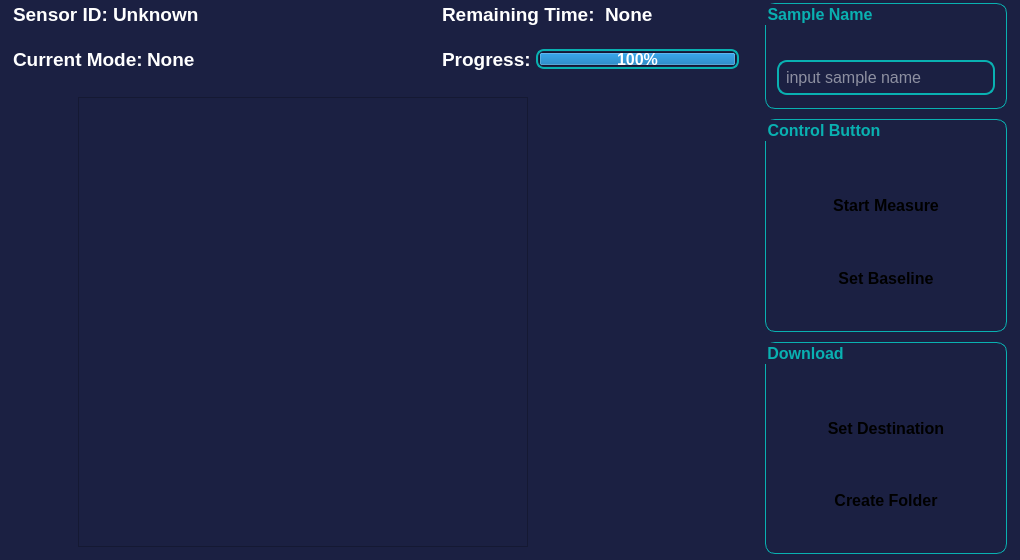
<?xml version="1.0" encoding="UTF-8"?>
<ui version="4.0">
 <class>MeasureWindow</class>
 <widget class="QWidget" name="MeasureWindow">
  <property name="geometry">
   <rect>
    <x>0</x>
    <y>0</y>
    <width>1020</width>
    <height>560</height>
   </rect>
  </property>
  <property name="sizePolicy">
   <sizepolicy hsizetype="Fixed" vsizetype="Fixed">
    <horstretch>0</horstretch>
    <verstretch>0</verstretch>
   </sizepolicy>
  </property>
  <property name="windowTitle">
   <string>Form</string>
  </property>
  <property name="styleSheet">
   <string notr="true">/*background-image:url(&quot;./user_interface/media/22.png&quot;);
background-repeat: no-repeat; 
background-position: center;
*/</string>
  </property>
  <layout class="QGridLayout" name="gridLayout">
   <property name="leftMargin">
    <number>0</number>
   </property>
   <property name="topMargin">
    <number>0</number>
   </property>
   <property name="rightMargin">
    <number>0</number>
   </property>
   <property name="bottomMargin">
    <number>0</number>
   </property>
   <item row="0" column="0">
    <widget class="QFrame" name="frame">
     <property name="styleSheet">
      <string notr="true">QWidget{
	background-color: #1b2042;
}</string>
     </property>
     <property name="frameShape">
      <enum>QFrame::NoFrame</enum>
     </property>
     <property name="frameShadow">
      <enum>QFrame::Sunken</enum>
     </property>
     <layout class="QGridLayout" name="gridLayout_7" columnstretch="6,2">
      <property name="leftMargin">
       <number>3</number>
      </property>
      <property name="topMargin">
       <number>3</number>
      </property>
      <property name="rightMargin">
       <number>3</number>
      </property>
      <property name="bottomMargin">
       <number>3</number>
      </property>
      <item row="0" column="0">
       <layout class="QGridLayout" name="gridLayout_2" columnstretch="4,3">
        <property name="leftMargin">
         <number>10</number>
        </property>
        <property name="bottomMargin">
         <number>10</number>
        </property>
        <property name="verticalSpacing">
         <number>0</number>
        </property>
        <item row="0" column="0">
         <layout class="QFormLayout" name="formLayout_4">
          <item row="0" column="0">
           <widget class="QLabel" name="realtime_view_sensor">
            <property name="font">
             <font>
              <family>Segoe UI</family>
              <pointsize>14</pointsize>
              <weight>75</weight>
              <bold>true</bold>
             </font>
            </property>
            <property name="styleSheet">
             <string notr="true">color: rgb(255, 255, 255);</string>
            </property>
            <property name="text">
             <string>Sensor ID: </string>
            </property>
            <property name="alignment">
             <set>Qt::AlignLeading|Qt::AlignLeft|Qt::AlignVCenter</set>
            </property>
           </widget>
          </item>
          <item row="0" column="1">
           <widget class="QLabel" name="realtime_view_sensor_text">
            <property name="font">
             <font>
              <family>Segoe UI</family>
              <pointsize>14</pointsize>
              <weight>75</weight>
              <bold>true</bold>
             </font>
            </property>
            <property name="styleSheet">
             <string notr="true">color: rgb(255, 255, 255);</string>
            </property>
            <property name="text">
             <string>Unknown</string>
            </property>
           </widget>
          </item>
         </layout>
        </item>
        <item row="0" column="1">
         <layout class="QFormLayout" name="formLayout">
          <property name="horizontalSpacing">
           <number>10</number>
          </property>
          <property name="leftMargin">
           <number>0</number>
          </property>
          <property name="rightMargin">
           <number>6</number>
          </property>
          <item row="0" column="0">
           <widget class="QLabel" name="remain_time_text">
            <property name="font">
             <font>
              <family>Segoe UI</family>
              <pointsize>14</pointsize>
              <weight>75</weight>
              <bold>true</bold>
             </font>
            </property>
            <property name="styleSheet">
             <string notr="true">color: rgb(255, 255, 255);</string>
            </property>
            <property name="text">
             <string>Remaining Time:</string>
            </property>
           </widget>
          </item>
          <item row="0" column="1">
           <widget class="QLabel" name="remain_time">
            <property name="font">
             <font>
              <family>Segoe UI</family>
              <pointsize>14</pointsize>
              <weight>75</weight>
              <bold>true</bold>
             </font>
            </property>
            <property name="styleSheet">
             <string notr="true">color: rgb(255, 255, 255);</string>
            </property>
            <property name="text">
             <string>None</string>
            </property>
           </widget>
          </item>
         </layout>
        </item>
        <item row="1" column="0">
         <layout class="QFormLayout" name="formLayout_3">
          <item row="0" column="0">
           <widget class="QLabel" name="current_mode">
            <property name="font">
             <font>
              <family>Segoe UI</family>
              <pointsize>14</pointsize>
              <weight>75</weight>
              <bold>true</bold>
             </font>
            </property>
            <property name="styleSheet">
             <string notr="true">color: rgb(255, 255, 255);</string>
            </property>
            <property name="text">
             <string>Current Mode: </string>
            </property>
            <property name="alignment">
             <set>Qt::AlignLeading|Qt::AlignLeft|Qt::AlignVCenter</set>
            </property>
           </widget>
          </item>
          <item row="0" column="1">
           <widget class="QLabel" name="current_mode_text">
            <property name="font">
             <font>
              <family>Segoe UI</family>
              <pointsize>14</pointsize>
              <weight>75</weight>
              <bold>true</bold>
             </font>
            </property>
            <property name="styleSheet">
             <string notr="true">color: rgb(255, 255, 255);</string>
            </property>
            <property name="text">
             <string>None</string>
            </property>
            <property name="alignment">
             <set>Qt::AlignLeading|Qt::AlignLeft|Qt::AlignVCenter</set>
            </property>
           </widget>
          </item>
         </layout>
        </item>
        <item row="1" column="1">
         <layout class="QHBoxLayout" name="horizontalLayout">
          <property name="rightMargin">
           <number>20</number>
          </property>
          <item>
           <widget class="QLabel" name="preogress_text">
            <property name="font">
             <font>
              <family>Segoe UI</family>
              <pointsize>14</pointsize>
              <weight>75</weight>
              <bold>true</bold>
             </font>
            </property>
            <property name="styleSheet">
             <string notr="true">color: rgb(255, 255, 255);</string>
            </property>
            <property name="text">
             <string>Progress: </string>
            </property>
           </widget>
          </item>
          <item>
           <widget class="QProgressBar" name="measuring_progress">
            <property name="minimumSize">
             <size>
              <width>0</width>
              <height>10</height>
             </size>
            </property>
            <property name="maximumSize">
             <size>
              <width>16777215</width>
              <height>20</height>
             </size>
            </property>
            <property name="sizeIncrement">
             <size>
              <width>0</width>
              <height>10</height>
             </size>
            </property>
            <property name="font">
             <font>
              <family>Segoe UI</family>
              <pointsize>12</pointsize>
              <weight>75</weight>
              <bold>true</bold>
             </font>
            </property>
            <property name="styleSheet">
             <string notr="true">QProgressBar{
	color: rgb(255,255,255);
	border: 2px solid rgb(9, 177, 177);
	border-radius:8px;
	text-align: center;
	padding:1px
}

QProgressBar::chunk{
	background-color: 
        QLinearGradient(x1: 0, y1: 0, x2: 1, y2: 0,
                        stop: 0 #4075b3, stop: 1 #52b2c3);
}</string>
            </property>
            <property name="value">
             <number>100</number>
            </property>
            <property name="textVisible">
             <bool>true</bool>
            </property>
           </widget>
          </item>
         </layout>
        </item>
       </layout>
      </item>
      <item row="0" column="1" rowspan="2">
       <layout class="QVBoxLayout" name="verticalLayout" stretch="0,2,2">
        <property name="spacing">
         <number>10</number>
        </property>
        <property name="leftMargin">
         <number>0</number>
        </property>
        <property name="rightMargin">
         <number>10</number>
        </property>
        <property name="bottomMargin">
         <number>3</number>
        </property>
        <item>
         <widget class="QGroupBox" name="control_sample_name">
          <property name="sizePolicy">
           <sizepolicy hsizetype="MinimumExpanding" vsizetype="Expanding">
            <horstretch>1</horstretch>
            <verstretch>1</verstretch>
           </sizepolicy>
          </property>
          <property name="font">
           <font>
            <family>Segoe UI</family>
            <pointsize>12</pointsize>
            <weight>75</weight>
            <bold>true</bold>
           </font>
          </property>
          <property name="styleSheet">
           <string notr="true">QGroupBox {
 	border: 1px solid rgb(9, 177, 177);
	color: rgb(9, 177, 177);
	border-radius: 10px; 
}</string>
          </property>
          <property name="title">
           <string>Sample Name</string>
          </property>
          <layout class="QGridLayout" name="gridLayout_6">
           <property name="topMargin">
            <number>30</number>
           </property>
           <item row="0" column="0">
            <widget class="QLineEdit" name="sample_name">
             <property name="sizePolicy">
              <sizepolicy hsizetype="Expanding" vsizetype="Fixed">
               <horstretch>1</horstretch>
               <verstretch>1</verstretch>
              </sizepolicy>
             </property>
             <property name="font">
              <font>
               <family>Segoe UI</family>
               <pointsize>12</pointsize>
              </font>
             </property>
             <property name="styleSheet">
              <string notr="true">QLineEdit{
	border: 2px solid rgb(9, 177, 177);
	border-radius: 10px; 
	color: rgb(255, 255, 255);
	padding: 5px;
}</string>
             </property>
             <property name="text">
              <string/>
             </property>
             <property name="cursorPosition">
              <number>0</number>
             </property>
             <property name="placeholderText">
              <string>input sample name</string>
             </property>
             <property name="clearButtonEnabled">
              <bool>true</bool>
             </property>
            </widget>
           </item>
          </layout>
         </widget>
        </item>
        <item>
         <widget class="QGroupBox" name="control_button">
          <property name="sizePolicy">
           <sizepolicy hsizetype="MinimumExpanding" vsizetype="Expanding">
            <horstretch>1</horstretch>
            <verstretch>1</verstretch>
           </sizepolicy>
          </property>
          <property name="font">
           <font>
            <family>Segoe UI</family>
            <pointsize>12</pointsize>
            <weight>75</weight>
            <bold>true</bold>
            <strikeout>false</strikeout>
           </font>
          </property>
          <property name="styleSheet">
           <string notr="true">QGroupBox {
    border: 1px solid rgb(9, 177, 177);
	color: rgb(9, 177, 177);
	border-radius: 10px; 
}</string>
          </property>
          <property name="title">
           <string>Control Button</string>
          </property>
          <property name="alignment">
           <set>Qt::AlignLeading|Qt::AlignLeft|Qt::AlignVCenter</set>
          </property>
          <layout class="QGridLayout" name="gridLayout_4">
           <property name="leftMargin">
            <number>20</number>
           </property>
           <property name="topMargin">
            <number>40</number>
           </property>
           <property name="rightMargin">
            <number>20</number>
           </property>
           <property name="bottomMargin">
            <number>30</number>
           </property>
           <property name="verticalSpacing">
            <number>30</number>
           </property>
           <item row="1" column="0">
            <widget class="QPushButton" name="set_baseline_btn">
             <property name="sizePolicy">
              <sizepolicy hsizetype="Expanding" vsizetype="Expanding">
               <horstretch>0</horstretch>
               <verstretch>0</verstretch>
              </sizepolicy>
             </property>
             <property name="font">
              <font>
               <family>Segoe UI</family>
               <pointsize>12</pointsize>
               <weight>75</weight>
               <italic>false</italic>
               <bold>true</bold>
              </font>
             </property>
             <property name="styleSheet">
              <string notr="true">QPushButton{
	color: rgb(0, 0, 0);
	border-width: 1px;
	border-radius: 10px;
	padding: 5px;
	background: qradialgradient(
        cx: 0.3, cy: -0.4, fx: 0.3, fy: -0.4,
        radius: 1.35, stop: 0 #fff, stop: 1 #888
        );
}

QPushButton:pressed {
    background-color: rgb(5, 112, 112);
}

QPushButton:hover:!pressed{
     background-color: rgb(85, 121, 124);
 }
</string>
             </property>
             <property name="text">
              <string>Set Baseline</string>
             </property>
            </widget>
           </item>
           <item row="0" column="0">
            <widget class="QPushButton" name="start_measure_btn">
             <property name="enabled">
              <bool>true</bool>
             </property>
             <property name="sizePolicy">
              <sizepolicy hsizetype="Expanding" vsizetype="Expanding">
               <horstretch>0</horstretch>
               <verstretch>0</verstretch>
              </sizepolicy>
             </property>
             <property name="font">
              <font>
               <family>Segoe UI</family>
               <pointsize>12</pointsize>
               <weight>75</weight>
               <italic>false</italic>
               <bold>true</bold>
              </font>
             </property>
             <property name="styleSheet">
              <string notr="true">QPushButton{
	color: rgb(0, 0, 0);
	border-width: 1px;
	border-radius: 10px;
	padding: 5px;
	background: qradialgradient(
        cx: 0.3, cy: -0.4, fx: 0.3, fy: -0.4,
        radius: 1.35, stop: 0 #fff, stop: 1 #888
        );
}

QPushButton:pressed {
    background-color: rgb(5, 112, 112);
}

QPushButton:hover:!pressed{
     background-color: rgb(85, 121, 124);
 }
QPushButton{
	color: rgb(0, 0, 0);
	border-width: 1px;
	border-radius: 10px;
	padding: 5px;
	background: qradialgradient(
        cx: 0.3, cy: -0.4, fx: 0.3, fy: -0.4,
        radius: 1.35, stop: 0 #fff, stop: 1 #888
        );
}

QPushButton:pressed {
    background-color: rgb(5, 112, 112);
}

QPushButton:hover:!pressed{
     background-color: rgb(85, 121, 124);
 }
QPushButton{
	color: rgb(0, 0, 0);
	border-width: 1px;
	border-radius: 10px;
	padding: 5px;
	background: qradialgradient(
        cx: 0.3, cy: -0.4, fx: 0.3, fy: -0.4,
        radius: 1.35, stop: 0 #fff, stop: 1 #888
        );
}

QPushButton:pressed {
    background-color: rgb(5, 112, 112);
}

QPushButton:hover:!pressed{
     background-color: rgb(85, 121, 124);
 }
</string>
             </property>
             <property name="text">
              <string>Start Measure</string>
             </property>
            </widget>
           </item>
          </layout>
         </widget>
        </item>
        <item>
         <widget class="QGroupBox" name="control_download">
          <property name="sizePolicy">
           <sizepolicy hsizetype="MinimumExpanding" vsizetype="Expanding">
            <horstretch>1</horstretch>
            <verstretch>1</verstretch>
           </sizepolicy>
          </property>
          <property name="font">
           <font>
            <family>Segoe UI</family>
            <pointsize>12</pointsize>
            <weight>75</weight>
            <bold>true</bold>
           </font>
          </property>
          <property name="styleSheet">
           <string notr="true">QGroupBox {
    border: 1px solid rgb(9, 177, 177);
	color: rgb(9, 177, 177);
	border-radius: 10px; 
}</string>
          </property>
          <property name="title">
           <string>Download</string>
          </property>
          <layout class="QGridLayout" name="gridLayout_5">
           <property name="leftMargin">
            <number>20</number>
           </property>
           <property name="topMargin">
            <number>40</number>
           </property>
           <property name="rightMargin">
            <number>20</number>
           </property>
           <property name="bottomMargin">
            <number>30</number>
           </property>
           <property name="verticalSpacing">
            <number>30</number>
           </property>
           <item row="1" column="0">
            <widget class="QPushButton" name="set_destination_btn">
             <property name="sizePolicy">
              <sizepolicy hsizetype="Expanding" vsizetype="Expanding">
               <horstretch>0</horstretch>
               <verstretch>0</verstretch>
              </sizepolicy>
             </property>
             <property name="font">
              <font>
               <family>Segoe UI</family>
               <pointsize>12</pointsize>
               <weight>75</weight>
               <italic>false</italic>
               <bold>true</bold>
              </font>
             </property>
             <property name="styleSheet">
              <string notr="true">QPushButton{
	color: rgb(0, 0, 0);
	border-width: 1px;
	border-radius: 10px;
	padding: 5px;
	background: qradialgradient(
        cx: 0.3, cy: -0.4, fx: 0.3, fy: -0.4,
        radius: 1.35, stop: 0 #fff, stop: 1 #888
        );
}

QPushButton:pressed {
    background-color: rgb(5, 112, 112);
}

QPushButton:hover:!pressed{
     background-color: rgb(85, 121, 124);
 }
</string>
             </property>
             <property name="text">
              <string>Set Destination</string>
             </property>
            </widget>
           </item>
           <item row="2" column="0">
            <widget class="QPushButton" name="create_folder_btn">
             <property name="sizePolicy">
              <sizepolicy hsizetype="Expanding" vsizetype="Expanding">
               <horstretch>0</horstretch>
               <verstretch>0</verstretch>
              </sizepolicy>
             </property>
             <property name="font">
              <font>
               <family>Segoe UI</family>
               <pointsize>12</pointsize>
               <weight>75</weight>
               <italic>false</italic>
               <bold>true</bold>
              </font>
             </property>
             <property name="styleSheet">
              <string notr="true">QPushButton{
	color: rgb(0, 0, 0);
	border-width: 1px;
	border-radius: 10px;
	padding: 5px;
	background: qradialgradient(
        cx: 0.3, cy: -0.4, fx: 0.3, fy: -0.4,
        radius: 1.35, stop: 0 #fff, stop: 1 #888
        );
}

QPushButton:pressed {
    background-color: rgb(5, 112, 112);
}

QPushButton:hover:!pressed{
     background-color: rgb(85, 121, 124);
 }
</string>
             </property>
             <property name="text">
              <string>Create Folder</string>
             </property>
            </widget>
           </item>
          </layout>
         </widget>
        </item>
       </layout>
      </item>
      <item row="1" column="0">
       <layout class="QGridLayout" name="statusBar_gridLayout">
        <property name="sizeConstraint">
         <enum>QLayout::SetFixedSize</enum>
        </property>
        <property name="leftMargin">
         <number>20</number>
        </property>
        <property name="topMargin">
         <number>10</number>
        </property>
        <property name="bottomMargin">
         <number>10</number>
        </property>
        <property name="spacing">
         <number>20</number>
        </property>
        <item row="0" column="0" rowspan="3">
         <widget class="QGraphicsView" name="polar_chart">
          <property name="sizePolicy">
           <sizepolicy hsizetype="Preferred" vsizetype="Preferred">
            <horstretch>0</horstretch>
            <verstretch>0</verstretch>
           </sizepolicy>
          </property>
          <property name="minimumSize">
           <size>
            <width>450</width>
            <height>450</height>
           </size>
          </property>
          <property name="maximumSize">
           <size>
            <width>450</width>
            <height>450</height>
           </size>
          </property>
          <property name="sizeIncrement">
           <size>
            <width>450</width>
            <height>450</height>
           </size>
          </property>
          <property name="baseSize">
           <size>
            <width>0</width>
            <height>0</height>
           </size>
          </property>
         </widget>
        </item>
        <item row="0" column="1">
         <widget class="QFrame" name="q_temp_bar">
          <property name="sizePolicy">
           <sizepolicy hsizetype="Fixed" vsizetype="Fixed">
            <horstretch>0</horstretch>
            <verstretch>0</verstretch>
           </sizepolicy>
          </property>
          <property name="minimumSize">
           <size>
            <width>100</width>
            <height>100</height>
           </size>
          </property>
          <property name="maximumSize">
           <size>
            <width>100</width>
            <height>100</height>
           </size>
          </property>
          <property name="sizeIncrement">
           <size>
            <width>100</width>
            <height>100</height>
           </size>
          </property>
          <property name="autoFillBackground">
           <bool>false</bool>
          </property>
          <property name="frameShape">
           <enum>QFrame::NoFrame</enum>
          </property>
          <property name="frameShadow">
           <enum>QFrame::Raised</enum>
          </property>
          <property name="lineWidth">
           <number>0</number>
          </property>
         </widget>
        </item>
        <item row="1" column="1">
         <widget class="QFrame" name="q_humidity_bar">
          <property name="sizePolicy">
           <sizepolicy hsizetype="Fixed" vsizetype="Fixed">
            <horstretch>0</horstretch>
            <verstretch>0</verstretch>
           </sizepolicy>
          </property>
          <property name="minimumSize">
           <size>
            <width>100</width>
            <height>100</height>
           </size>
          </property>
          <property name="maximumSize">
           <size>
            <width>100</width>
            <height>100</height>
           </size>
          </property>
          <property name="sizeIncrement">
           <size>
            <width>100</width>
            <height>100</height>
           </size>
          </property>
          <property name="autoFillBackground">
           <bool>false</bool>
          </property>
          <property name="frameShape">
           <enum>QFrame::NoFrame</enum>
          </property>
          <property name="frameShadow">
           <enum>QFrame::Raised</enum>
          </property>
          <property name="lineWidth">
           <number>0</number>
          </property>
         </widget>
        </item>
        <item row="2" column="1">
         <widget class="QFrame" name="q_pressure_bar">
          <property name="sizePolicy">
           <sizepolicy hsizetype="Fixed" vsizetype="Fixed">
            <horstretch>0</horstretch>
            <verstretch>0</verstretch>
           </sizepolicy>
          </property>
          <property name="minimumSize">
           <size>
            <width>100</width>
            <height>100</height>
           </size>
          </property>
          <property name="maximumSize">
           <size>
            <width>100</width>
            <height>100</height>
           </size>
          </property>
          <property name="sizeIncrement">
           <size>
            <width>100</width>
            <height>100</height>
           </size>
          </property>
          <property name="autoFillBackground">
           <bool>false</bool>
          </property>
          <property name="frameShape">
           <enum>QFrame::NoFrame</enum>
          </property>
          <property name="frameShadow">
           <enum>QFrame::Raised</enum>
          </property>
          <property name="lineWidth">
           <number>0</number>
          </property>
         </widget>
        </item>
       </layout>
      </item>
     </layout>
    </widget>
   </item>
  </layout>
 </widget>
 <resources/>
 <connections/>
</ui>
